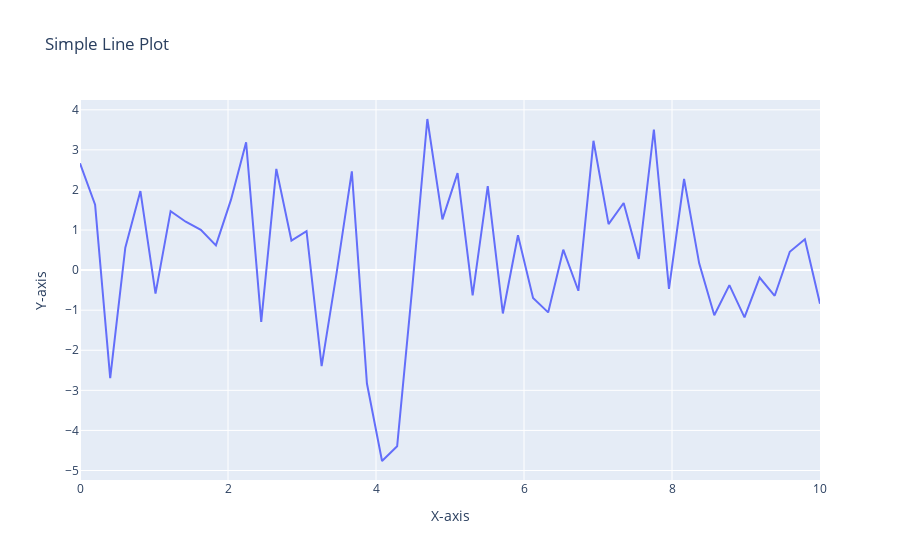

Here is the notebook cell this chart was saved with:
### Code cell
import plotly.express as px
# Generate random data
np.random.seed(10)  # Set a seed for reproducibility (optional)
x = np.linspace(0, 10, 50)  # 50 x-values between 0 and 10
y = np.sin(x) + np.random.randn(len(x)) * 2  # Sine wave with random noise

# Create a line plot using plotly.express
fig = px.line(x=x, y=y, title='Simple Line Plot', labels={'x': 'X-axis', 'y': 'Y-axis'})

# Display the plot
fig.show()

### Figure 1 — Plotly figure (JSON) as saved in the notebook; plotly's stock layout.template omitted (floating-point values rounded to 4 significant figures)
{"data": [{"hovertemplate": "X-axis=%{x}<br>Y-axis=%{y}<extra></extra>", "legendgroup": "", "line": {"color": "#636efa", "dash": "solid"}, "marker": {"symbol": "circle"}, "mode": "lines", "name": "", "orientation": "v", "showlegend": false, "type": "scatter", "x": [0, 0.2041, 0.4082, 0.6122, 0.8163, 1.02, 1.224, 1.429, 1.633, 1.837, 2.041, 2.245, 2.449, 2.653, 2.857, 3.061, 3.265, 3.469, 3.673, 3.878, 4.082, 4.286, 4.49, 4.694, 4.898, 5.102, 5.306, 5.51, 5.714, 5.918, 6.122, 6.327, 6.531, 6.735, 6.939, 7.143, 7.347, 7.551, 7.755, 7.959, 8.163, 8.367, 8.571, 8.776, 8.98, 9.184, 9.388, 9.592, 9.796, 10], "xaxis": "x", "y": [2.663, 1.633, -2.694, 0.5579, 1.971, -0.5878, 1.472, 1.207, 1.007, 0.6156, 1.758, 3.187, -1.292, 2.526, 0.7379, 0.9706, -2.397, -0.05168, 2.462, -2.831, -4.763, -4.397, -0.4432, 3.77, 1.265, 2.42, -0.6306, 2.098, -1.081, 0.8696, -0.6947, -1.055, 0.5103, -0.516, 3.227, 1.148, 1.675, 0.2792, 3.508, -0.4695, 2.273, 0.1694, -1.125, -0.3741, -1.179, -0.1866, -0.6413, 0.4581, 0.7676, -0.8389], "yaxis": "y"}], "layout": {"legend": {"tracegroupgap": 0}, "title": {"text": "Simple Line Plot"}, "xaxis": {"anchor": "y", "domain": [0, 1], "title": {"text": "X-axis"}}, "yaxis": {"anchor": "x", "domain": [0, 1], "title": {"text": "Y-axis"}}}}
